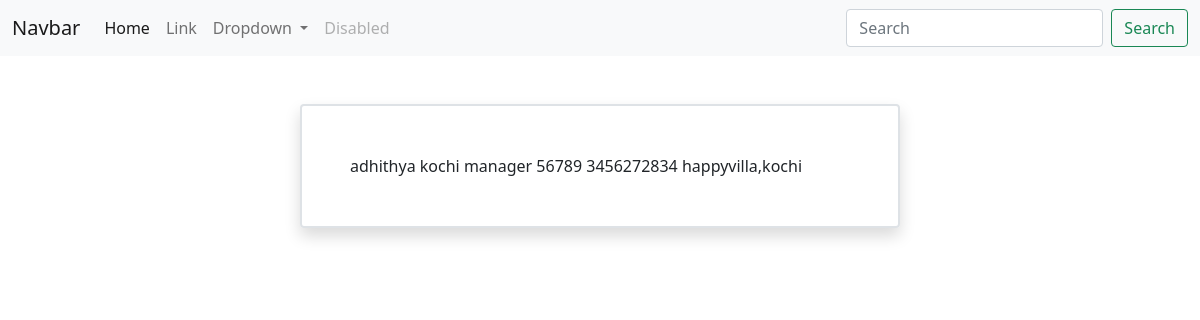
Page /edetail/4 on the committed database.
### myapp/models.py (models this page shows)
class Emplpoyee(models.Model):
    name=models.CharField(max_length=200, null=True)
    designation=models.CharField(max_length=200 ,null=True)
    department=models.CharField(max_length=200 ,null=True)
    salary=models.PositiveIntegerField(null=True)
    contact=models.CharField(max_length=200, null=True)
    address=models.CharField(max_length=200, null=True)

### myapp/views.py (the view)
# urls.py: path('edetail/<int:pk>',views.EmplpoyeeDetailView.as_view(),name="Employee_detail"),
class EmplpoyeeDetailView(View):
    def get(self,request,*args,**kwargs):
        id=kwargs.get("pk")
        qs=Emplpoyee.objects.get(id=id)
        return render(request,"employee_detail.html",{"Employee":qs})

### myapp/templates/employee_detail.html
{%extends 'base.html'%}
{%block main_block%}
    <div class="container border border-2 p-5 w-50 mx-auto mt-5 shadow rounded"">
        {{Employee.name}}
        {{Employee.designation}}
        {{Employee.department}}
        {{Employee.salary}}
        {{Employee.contact}}
        {{Employee.address}}
    </div>
{%endblock%}

### rows in the picture
Emplpoyee: name "adhithya", designation "kochi", department "manager", salary "56789", contact "3456272834", address "happyvilla,kochi"
